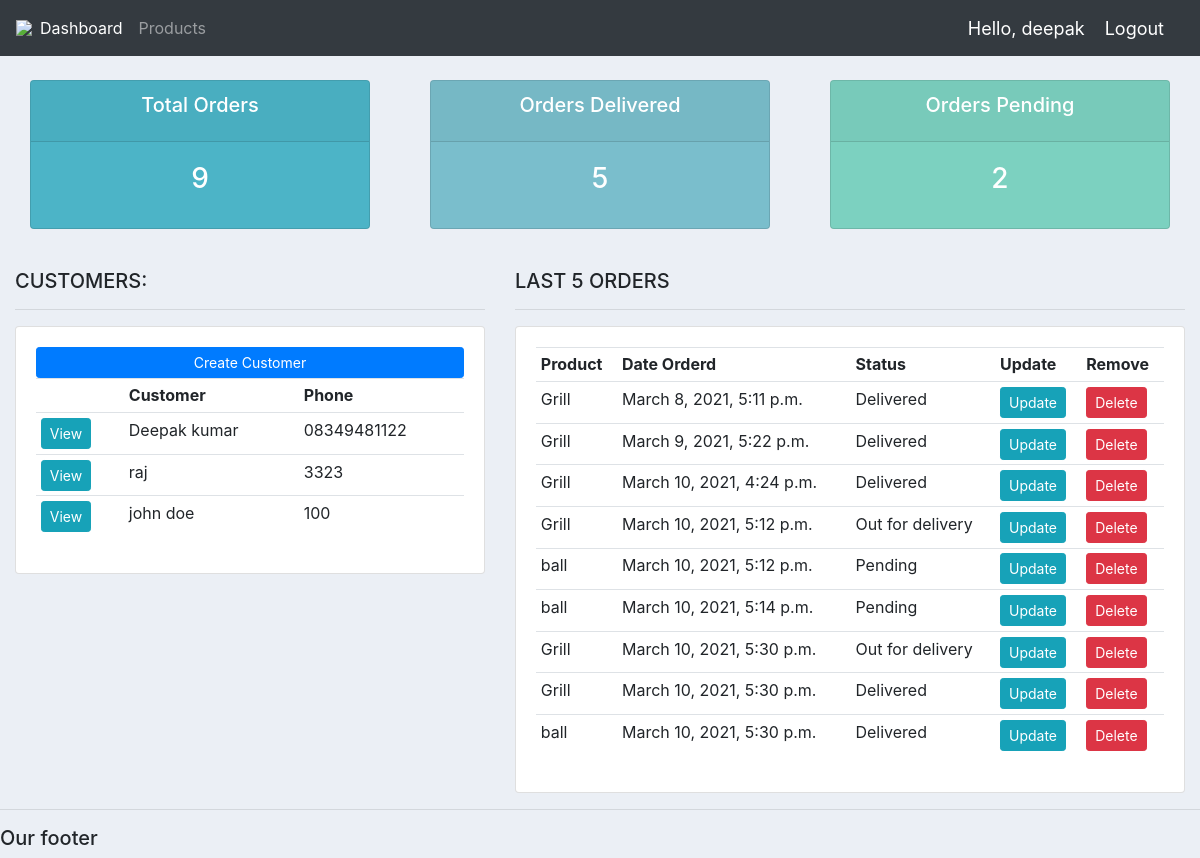
The app's page / (signed in) with its own data.
### accounts/models.py (models this page shows, shortened)
class Customer(models.Model):
	name = models.CharField(max_length=200, null=True)
	phone = models.CharField(max_length=200, null=True)
	email = models.CharField(max_length=200, null=True)
	date_created = models.DateTimeField(auto_now_add=True, null=True)

class Order(models.Model):
	STATUS = (
			('Pending', 'Pending'),
			('Out for delivery', 'Out for delivery'),
			('Delivered', 'Delivered'),
			)
	customer = models.ForeignKey(Customer, null=True, on_delete= models.SET_NULL)
	product = models.ForeignKey(Product, null=True, on_delete= models.SET_NULL)
	date_created = models.DateTimeField(auto_now_add=True, null=True)
	status = models.CharField(max_length=200, null=True, choices=STATUS)
	note = models.CharField(max_length=1000, null=True)

class Product(models.Model):
	CATEGORY = (
			('Indoor', 'Indoor'),
			('Out Door', 'Out Door'),
			)
	name = models.CharField(max_length=200, null=True)
	price = models.FloatField(null=True)
	category = models.CharField(max_length=200, null=True, choices=CATEGORY)
	description = models.CharField(max_length=200, null=True, blank=True)
	date_created = models.DateTimeField(auto_now_add=True, null=True)
	tags = models.ManyToManyField(Tag)
	def __str__(self):
		return self.name

### accounts/decorators.py (the view)
	def wrapper_function(request, *args, **kwargs):
		group = None
		if request.user.groups.exists():
			group = request.user.groups.all()[0].name
		if group == 'customer':
			return redirect('user-page')
		if group == 'admin':
			return view_func(request, *args, **kwargs)

### accounts/views.py (called while the page is built)
@login_required(login_url='login')
@admin_only
def home(request):
	orders = Order.objects.all()
	customers = Customer.objects.all()
	total_customers = customers.count()
	total_orders = orders.count()
	delivered = orders.filter(status='Delivered').count()
	pending = orders.filter(status='Pending').count()
	context = {'orders':orders, 'customers':customers,
	'total_orders':total_orders,'delivered':delivered,
	'pending':pending }
	return render(request, 'accounts/dashboard.html', context)

### accounts/templates/accounts/dashboard.html
{%  extends 'accounts/main.html' %}
{% block content %}
{%  include 'accounts/status.html' %}
<br>
<div class="row">
	<div class="col-md-5">
		<h5>CUSTOMERS:</h5>
		<hr>
		<div class="card card-body">
			<a class="btn btn-primary  btn-sm btn-block" href="">Create Customer</a>
			<table class="table table-sm">
				<tr>
					<th></th>
					<th>Customer</th>
					<th>Phone</th>
				</tr>
				{% for i in customers %}
				<tr>
					<td><a class="btn btn-sm btn-info" href="{% url 'customer' i.id %}">View</a></td>
					<td>{{i.name}}</td>
					<td>{{i.phone}}</td>
				</tr>
				{% endfor %}
			</table>
		</div>
	</div>
	<div class="col-md-7">
		<h5>LAST 5 ORDERS</h5>
		<hr>
		<div class="card card-body">
			<table class="table table-sm">
				<tr>
					<th>Product</th>
					<th>Date Orderd</th>
					<th>Status</th>
					<th>Update</th>
					<th>Remove</th>
				</tr>
				{% for i in orders %}
				<tr>
					<td>{{i.product}}</td>
					<td>{{i.date_created}}</td>
					<td>{{i.status}}</td>
					<td><a class="btn btn-sm btn-info" href="{% url 'update_order' i.id %}">Update</a></td>
					<td><a class="btn btn-sm btn-danger" href="{% url 'delete_order' i.id %}">Delete</a></td>
				</tr>
				{% endfor %}
			</table>
		</div>
	</div>
</div>
{% endblock %}

### accounts/templates/accounts/main.html (shortened to what this page needs)
{% load static %}
<!DOCTYPE html>
<html>
<head>
	<link rel="stylesheet" href="https://stackpath.bootstrapcdn.com/bootstrap/4.3.1/css/bootstrap.min.css">
	<link rel="stylesheet" type="text/css" href="{% static '/css/main.css' %}">
</head>
<body>
	{%  include 'accounts/navbar.html' %}
	<div class="container-fluid">
	{% block content %}
	{% endblock %}
    </div>
	<hr>
	<h5>Our footer</h5>
</body>
</html>

### accounts/templates/accounts/navbar.html (shortened to what this page needs)
{% load static %}
<nav class="navbar navbar-expand-lg navbar-dark bg-dark">
 <img src="{% static 'images/logo.png' %}">
  <div class="collapse navbar-collapse" id="navbarNav">
    <ul class="navbar-nav">
      {% if request.user.is_staff %}
      <li class="nav-item active">
        <a class="nav-link" href="{% url 'home' %}">Dashboard</a>
      </li>
      <li class="nav-item">
        <a class="nav-link" href="{% url 'products' %}">Products</a>
      </li>
      {% endif %}
    </ul>
  </div>
  <span class="hello-msg">Hello, {{request.user}}</span>
  <span ><a  class="hello-msg" href="{% url 'logout' %}">Logout</a></span>
</nav>

### accounts/templates/accounts/status.html
<br>
<div class="row">
	<div class="col">
		<div class="col-md">
			<div class="card text-center text-white  mb-3" id="total-orders">
			  	<div class="card-header">
			  		<h5 class="card-title">Total Orders</h5>
			  	</div>
			  	<div class="card-body">
			    	<h3 class="card-title">{{total_orders}}</h3>
			  	</div>
			</div>
		</div>
	</div>
	<div class="col">
		<div class="col-md">
			<div class="card text-center text-white  mb-3" id="orders-delivered">
			  	<div class="card-header">
			  		<h5 class="card-title">Orders Delivered</h5>
			  	</div>
			  	<div class="card-body">
			    	<h3 class="card-title">{{delivered}}</h3>
			  	</div>
			</div>
		</div>
	</div>
	<div class="col">
		<div class="col-md">
			<div class="card text-center text-white  mb-3" id="orders-pending">
			  	<div class="card-header">
			  		<h5 class="card-title">Orders Pending</h5>
			  	</div>
			  	<div class="card-body">
			    	<h3 class="card-title">{{pending}}</h3>
			  	</div>
			</div>
		</div>
	</div>
</div>

### static/css/main.css (style rules this page uses)
body { background-color: #ebeff5; }
#total-orders { background-color: #4cb4c7; }
#orders-delivered { background-color: #7abecc; }
#orders-pending { background-color: #7CD1C0; }

### accounts/templates/accounts/navbar.html (style rules this page uses)
.hello-msg { font-size: 18px; color: #fff; margin-right: 20px; }

### records on screen
Customer: name "Deepak kumar", phone "08349481122"
Customer: name "raj", phone "3323"
Customer: name "john doe", phone "100"
Order: product "Grill", date_created "March 8, 2021, 5:11 p.m.", status "Delivered"
Order: product "Grill", date_created "March 9, 2021, 5:22 p.m.", status "Delivered"
Order: product "Grill", date_created "March 10, 2021, 4:24 p.m.", status "Delivered"
Order: product "Grill", date_created "March 10, 2021, 5:12 p.m.", status "Out for delivery"
Order: product "ball", date_created "March 10, 2021, 5:12 p.m.", status "Pending"
Order: product "ball", date_created "March 10, 2021, 5:14 p.m.", status "Pending"
Order: product "Grill", date_created "March 10, 2021, 5:30 p.m.", status "Out for delivery"
Order: product "Grill", date_created "March 10, 2021, 5:30 p.m.", status "Delivered"
Order: product "ball", date_created "March 10, 2021, 5:30 p.m.", status "Delivered"

### other values on screen
{{ request.user }} "deepak"
{{ total_orders }} "9"
{{ delivered }} "5"
{{ pending }} "2"
